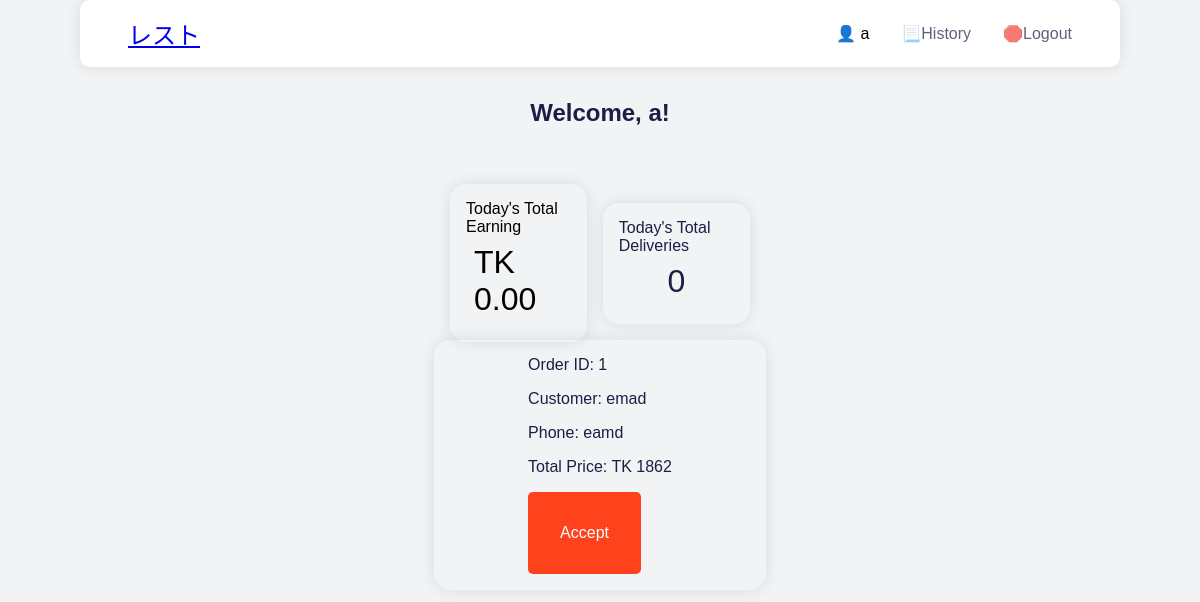
Page /deliveryman/deliverymanfront.php (signed in) on the committed database.
### tables this page shows
CREATE TABLE `check_for_rider` (
  `id` int(11) NOT NULL,
  `order_id` int(11) NOT NULL,
  `restaurant_name` varchar(100) NOT NULL,
  `customer_name` varchar(100) NOT NULL,
  `phone_number` varchar(15) NOT NULL,
  `room_number` varchar(50) NOT NULL,
  `total_price` int(11) NOT NULL,
  `status` enum('Awaiting','Pending','Confirmed','Cancelled') DEFAULT 'Awaiting',
  `added_at` datetime DEFAULT current_timestamp()
);

### deliveryman/deliverymanfront.php (the view, shortened to what this page needs)
<?php
$rider_username = $_SESSION['rider_username'];
$servername = "localhost";
$username_db = "root";
$password = "";
$dbname = "uiu-canteen";
$conn = new mysqli($servername, $username_db, $password, $dbname);
$sql = "SELECT * FROM check_for_rider WHERE status = 'Awaiting'";
$result = $conn->query($sql);
$available_orders = [];
if ($result->num_rows > 0) {
    while ($row = $result->fetch_assoc()) {
        $available_orders[] = $row;
    }
}
?>
<!DOCTYPE html>
<html lang="en">
<head>
    <link rel="stylesheet" href="deliveryman.css">
</head>
<body>
    <section class="nav-top">
        <navbar>
            <ul class="nav-list">
                <li class="nav-logo"> <a href="#">レスト</a> </li>
                <li class="nav-item">👤 <?php echo htmlspecialchars($rider_username); ?></li>
                <li class="nav-item"> <a href="delivery-history.php">📃History</a> </li>
                <li class="nav-item"> <a href="delivery-logout.php">🛑Logout</a> </li>
            </ul>
        </navbar>
    </section>
    <section class="main">
        <h1 class="welcome-msg">Welcome, <?php echo htmlspecialchars($rider_username); ?>!</h1>
        <div class="dashboard">
            <div class="dashboard-left">
                <p>Today's Total Earning</p>
                <p style="font-size: 2rem; padding: 0.5rem;">TK 0.00</p>
            </div>
            <div class="dashboard-right">
                <p>Today's Total Deliveries</p>
                <p style="font-size: 2rem; padding: 0.5rem;">0</p>
            </div>
        </div>
        <div class="main-content">
            <?php if (!empty($available_orders)) : ?>
                <?php foreach ($available_orders as $order) : ?>
                    <div class="order-box">
                        <p>Order ID: <?php echo htmlspecialchars($order['order_id']); ?></p>
                        <p>Customer: <?php echo htmlspecialchars($order['customer_name']); ?></p>
                        <p>Phone: <?php echo htmlspecialchars($order['phone_number']); ?></p>
                        <p>Total Price: TK <?php echo htmlspecialchars($order['total_price']); ?></p>
                        <form method="POST" action="take-order.php">
                            <button type="submit" class="confirm-btn">Accept</button>
                        </form>
                    </div>
                <?php endforeach; ?>
            <?php else : ?>
                <p>No orders awaiting delivery at the moment.</p>
            <?php endif; ?>
        </div>
    </section>
</body>
</html>

### deliveryman/deliveryman.css (style rules this page uses)
* { margin: 0; padding: 0; font-family: sans-serif; }
body { background-color: #f1f3f4; -webkit-font-smoothing : antialiased; font-family: sans-serif; }
li { list-style: none; }
.nav-top { padding: 0rem 5rem 1rem 5rem; align-self: center; }
.nav-list { background-color: white; box-shadow: 0px 0px 1rem rgba(0, 0, 0, 0.1); margin: 0; padding: 1rem 1rem; border-radius: 10px; display: flex; justify-content: flex-end; align-items: center; text-decoration: none; }
.nav-item { margin-right: 2rem; }
.nav-item a { text-decoration: none; color: #1b1f46; opacity: 0.7; transition: all 200ms ease-in; }
.nav-logo { text-decoration: none; color: #fe421b; font-family: sans-serif; font-size: 24px; margin-right: auto; margin-left: 2rem; transition: ease-in-out; transition-duration: 200ms; }
.main-content { display: flex; justify-content: space-between; align-items: center; margin: 5px; max-width: 25vw; margin-left: auto; margin-right: auto; box-shadow: 0px 0px 1rem rgba(0, 0, 0, 0.1); border-radius: 1rem; padding: 1rem; flex-direction: column; }
.main-content p { font-size: 1rem; color: #1b1f46; margin-bottom: 1rem; }
.confirm-btn { background-color: #fe421b; color: white; padding: 2rem; border-radius: 5px; border: none; cursor: pointer; transition: all 200ms ease-in; font-size: 1rem; }
.dashboard { display: flex; justify-content: center; align-items: center; margin-top: 5rem; max-width: 25vw; margin-left: auto; margin-right: auto; padding: 1rem; gap: 1rem; height: 10vh }
.dashboard-left { display: flex; float: left; justify-content: center; align-items: center; margin-bottom: 2rem; flex-direction: column; font-size: 1rem; padding: 1rem; box-shadow: 0px 0px 1rem rgba(0, 0, 0, 0.1); border-radius: 1rem; }
.dashboard-right { display: flex; float: right; justify-content: center; align-items: center; font-size: 1rem; color: #1b1f46; flex-direction: column; margin-bottom: 2rem; padding: 1rem; box-shadow: 0px 0px 1rem rgba(0, 0, 0, 0.1); border-radius: 1rem; }
.welcome-msg { font-size: 1.5rem; color: #1b1f46; align-items: center; justify-content: center; display: flex; padding: 1rem; }

### rows in the picture
check_for_rider: order "1", customer_name "emad", phone_number "eamd", total_price "1862"

### other values in the picture
$rider_username "a"
